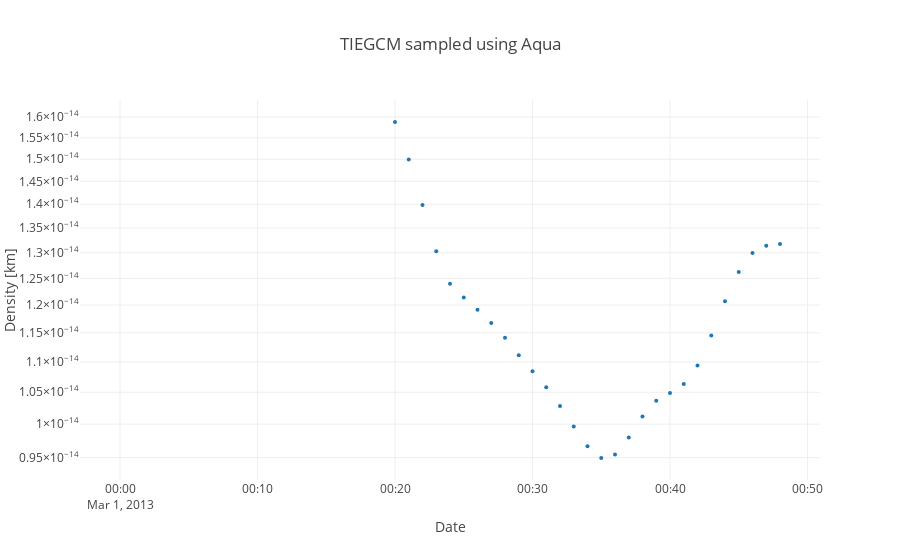

The notebook cell saved with this chart:
### Code cell
data = [
#            sample_TIEGCM('../data/TIEGCM_data/2013.03.01-2013.03.03_quiet/Cheyenne_2013.03.01.tiegcm.data/', 'original'),
           sample_TIEGCM('../../Summer2019_data/TIEGCM_data/2013.03.01-2013.03.03_quiet/CCMC_2013.03.01.tiegcm.data/', 'edited'),
    ]
#            sample_TIEGCM('../../Summer2019_data/TIEGCM_data/2013.03.01-2013.03.03_quiet/Cheyenne_2013.03.01.tiegcm.data/', 'edited')]
# data = [sample_TIEGCM('../data/TIEGCM_CCMC/s010.nc', 'original'),
#         sample_TIEGCM('../data/TIEGCM_CCMC/s010.nc', 'edited')]

layout = go.Layout(
                    xaxis=dict( title = 'Date'),
                    yaxis=dict(type='log', autorange=True, exponentformat='power',
                           showexponent='all',title = 'Density [km]'), 
                    title = "TIEGCM sampled using Aqua"
    )

fig = go.Figure(data=data, layout=layout)
iplot(fig)

### Figure 1 — Plotly figure (JSON) as saved in the notebook; plotly's stock layout.template omitted (floating-point values rounded to 4 significant figures)
{"data": [{"marker": {"size": 4}, "mode": "markers", "name": "density profile from edited reader", "type": "scatter", "uid": "2b15ff30-b6f7-11e9-b535-f83441d4f485", "x": ["2013-03-01", "2013-03-01 00:01:00", "2013-03-01 00:02:00", "2013-03-01 00:03:00", "2013-03-01 00:04:00", "2013-03-01 00:05:00", "2013-03-01 00:06:00", "2013-03-01 00:07:00", "2013-03-01 00:08:00", "2013-03-01 00:09:00", "2013-03-01 00:10:00", "2013-03-01 00:11:00", "2013-03-01 00:12:00", "2013-03-01 00:13:00", "2013-03-01 00:14:00", "2013-03-01 00:15:00", "2013-03-01 00:16:00", "2013-03-01 00:17:00", "2013-03-01 00:18:00", "2013-03-01 00:19:00", "2013-03-01 00:20:00", "2013-03-01 00:21:00", "2013-03-01 00:22:00", "2013-03-01 00:23:00", "2013-03-01 00:24:00", "2013-03-01 00:25:00", "2013-03-01 00:26:00", "2013-03-01 00:27:00", "2013-03-01 00:28:00", "2013-03-01 00:29:00", "2013-03-01 00:30:00", "2013-03-01 00:31:00", "2013-03-01 00:32:00", "2013-03-01 00:33:00", "2013-03-01 00:34:00", "2013-03-01 00:35:00", "2013-03-01 00:36:00", "2013-03-01 00:37:00", "2013-03-01 00:38:00", "2013-03-01 00:39:00", "2013-03-01 00:40:00", "2013-03-01 00:41:00", "2013-03-01 00:42:00", "2013-03-01 00:43:00", "2013-03-01 00:44:00", "2013-03-01 00:45:00", "2013-03-01 00:46:00", "2013-03-01 00:47:00", "2013-03-01 00:48:00"], "y": [0, 0, 0, 0, 0, 0, 0, 0, 0, 0, 0, 0, 0, 0, 0, 0, 0, 0, 0, 0, 1.588e-14, 1.499e-14, 1.398e-14, 1.303e-14, 1.24e-14, 1.214e-14, 1.191e-14, 1.167e-14, 1.141e-14, 1.111e-14, 1.084e-14, 1.058e-14, 1.028e-14, 9.963e-15, 9.666e-15, 9.495e-15, 9.544e-15, 9.797e-15, 1.012e-14, 1.036e-14, 1.049e-14, 1.063e-14, 1.094e-14, 1.145e-14, 1.207e-14, 1.262e-14, 1.3e-14, 1.314e-14, 1.317e-14, 1.323e-14]}], "layout": {"title": "TIEGCM sampled using Aqua", "xaxis": {"title": "Date"}, "yaxis": {"autorange": true, "exponentformat": "power", "showexponent": "all", "title": "Density [km]", "type": "log"}}}
